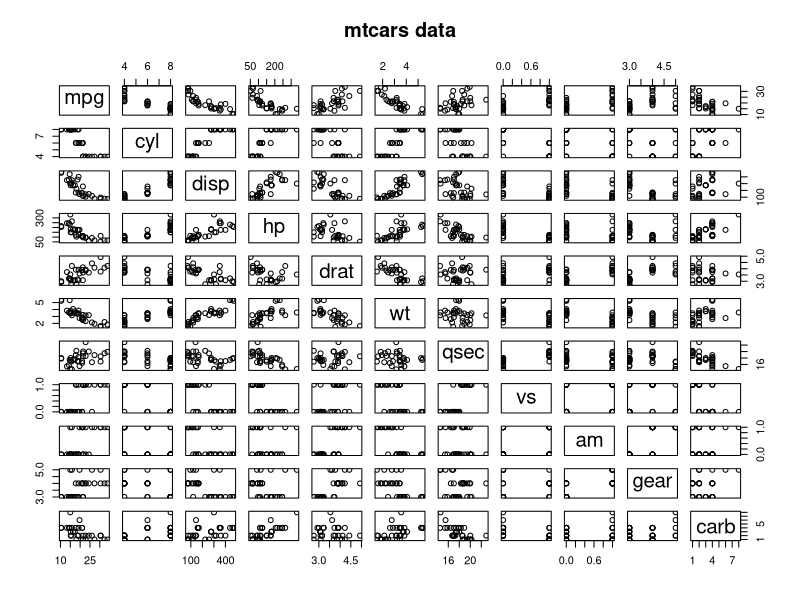

Write R code to recreate this figure. (Note: this script raises an error after producing the figure.)
## ---- chunk 1
require(car)
require(graphics)

# do basic analysis on the data set
autoMeanMPG <- mean(mtcars[mtcars$am == 0,]$mpg)  # am=0 automatic transmission
autosdMPG <- sd(mtcars[mtcars$am == 0,]$mpg)  # am=0 automatic transmission
nauto <- nrow(mtcars[mtcars$am == 0,])

manualMeanMPG <- mean(mtcars[mtcars$am == 1,]$mpg)  # am=1 automatic transmission
manualsdMPG <- sd(mtcars[mtcars$am == 1,]$mpg)   # am=1 automatic transmission
nmanual <- nrow(mtcars[mtcars$am == 1,])

print(paste("Automatic Transmission - Mean MPG:", round(autoMeanMPG, digits =3)))


pairs(mtcars, main = "mtcars data")
scatterplot(mpg ~ wt | am, data=mtcars, xlab="Weight (lb/1000)", ylab="Miles Per Gallon", main="MPG vs Weight\n 1974 Motor Trend US magazine\n (0: automatic transmission, 1: manual transmission)", labels=row.names(mtcars), legend.coords="topright", smoother=FALSE)

scatterplot(mpg ~ hp | am, data=mtcars, xlab="Horsepower", ylab="Miles Per Gallon", main="MPG vs HP\n 1974 Motor Trend US magazine\n (0: automatic transmission, 1: manual transmission)", labels=row.names(mtcars), legend.coords="topright", smoother=FALSE)

scatterplot(hp ~ wt | am, data=mtcars, xlab="Weight (lb/1000)", ylab="Horsepower", main="HP vs Weight\n 1974 Motor Trend US magazine\n (0: automatic transmission, 1: manual transmission)", labels=row.names(mtcars), legend.coords="topright", smoother=FALSE)

scatterplot(qsec ~ hp | am, data=mtcars, xlab="Horsepower", ylab="Seconds to Quarter Mile", main="Quarter Mile Time vs HP\n 1974 Motor Trend US magazine\n (0: automatic transmission, 1: manual transmission)", labels=row.names(mtcars), legend.coords="topright", smoother=FALSE)

mtcars$powerRatio <- mtcars$wt*1000/mtcars$hp

scatterplot(qsec ~ powerRatio | am, data=mtcars, xlab="Weight (lbs)/Horsepower", ylab="Seconds to Quarter Mile", main="Quarter Mile Time vs Power Ratio\n 1974 Motor Trend US magazine\n (0: automatic transmission, 1: manual transmission)", labels=row.names(mtcars), legend.coords="topright", smoother=FALSE)


#
# Using external sources for reference to compare to a larger body of car performance data
# using data from "Calculators for 1/4-Mile ET & MPH vs. HP and Weight" http://www.stealth316.com/2-calc-hp-et-mph.htm

mtcars$MPHestimate <- 215.39*(mtcars$hp/(mtcars$wt*1000))^(0.3018)
mtcars$QuarterMileTimeEstimate <- 7.3571*((mtcars$wt*1000)/mtcars$hp)^(0.2574)
mtcars$HPestimate <- (mtcars$wt*1000)/(mtcars$qsec/7.3571)^3.885
mtcars$HPestimateToActualHPRatio <- mtcars$HPestimate/mtcars$hp

